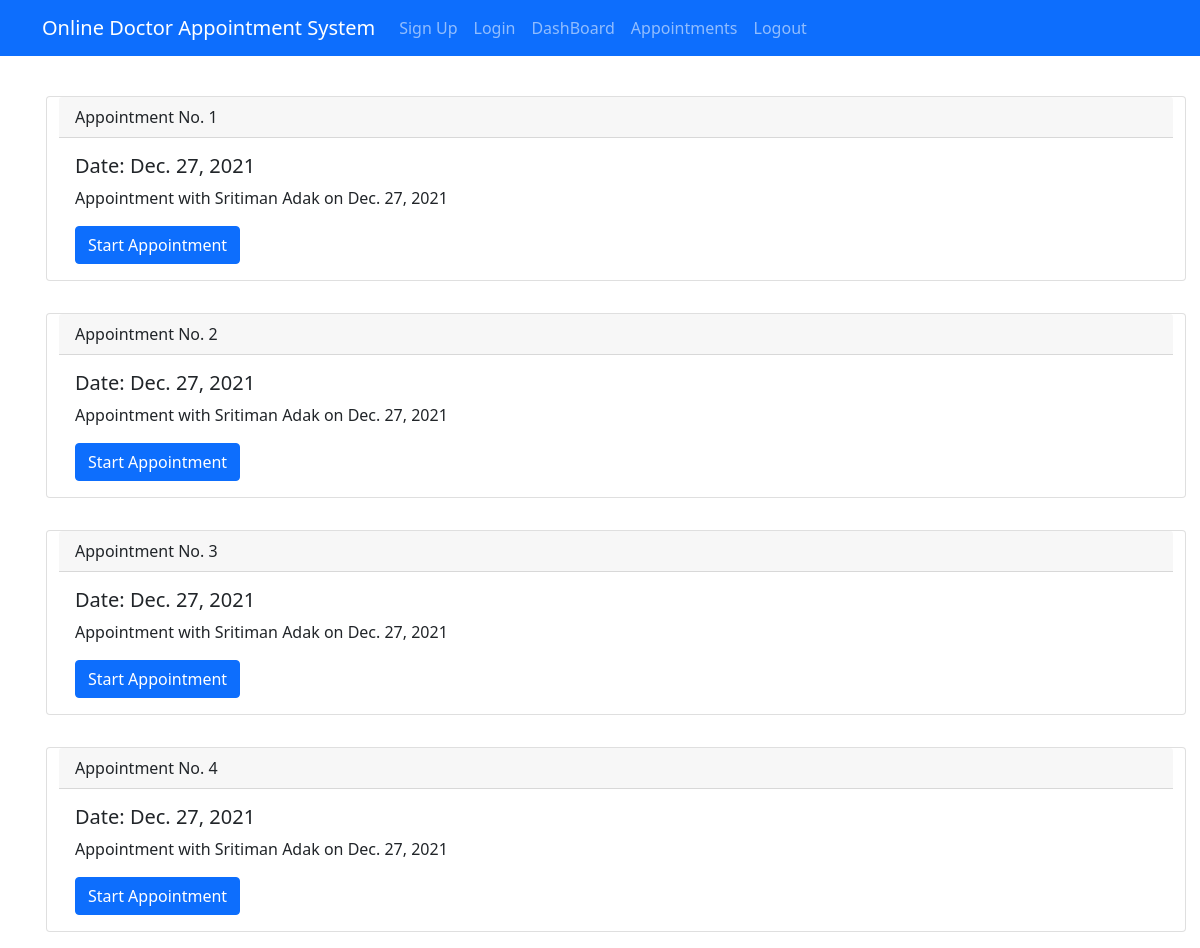
/appointments/doctor/ (signed in), run on the app's committed database.
### mainapp/models.py (models this page shows)
class Appointment(models.Model):
    STATUS = [
        ("finished","finished"),
        ("upcomming","upcomming"),
        ("ongoing","ongoing"),
    ]
    patient = models.ForeignKey(Patient, on_delete=models.CASCADE)
    doctor = models.ForeignKey(Doctor, on_delete=models.CASCADE)
    date = models.DateField(null=True, blank=True)
    time = models.TimeField(null=True, blank=True)
    date_time_start = models.DateTimeField(null=True, blank=True)
    date_time_end = models.DateTimeField(null=True, blank=True)
    status = models.CharField(null = True, blank = True, max_length=20, choices=STATUS)

### mainapp/views.py (the view)
# urls.py: path('appointments/doctor/',views.DoctorAppointmentPage, name="d_app"),
def DoctorAppointmentPage(request):
    appointments = Appointment.objects.filter(doctor = request.user)
    context = {
        'appointments': appointments,
    }
    return render(request,"doctor/doctor-appointment.html",context= context)

### templates/doctor/doctor-appointment.html
{% extends "doctor/base.html" %}
{% block content %}
<div class="container">
<div class="row mt-4">
{% for appointment in appointments %}
<div class="card m-3">
    <div class="card-header">
      Appointment No. {{appointment.id}}
    </div>
    <div class="card-body">
      <h5 class="card-title">Date: {{appointment.date}}</h5>
      <p class="card-text">Appointment with {{appointment.patient.first_name}} {{appointment.patient.last_name}} on {{appointment.date}}</p>
      <a href="{% url 'main-chat-view' appointment.id %}" class="btn btn-primary" target="_blank">Start Appointment</a>
    </div>
  </div>
{% endfor %}
</div>
</div>
{% endblock %}

### data on the page
Appointment: id "1", date "Dec. 27, 2021", patient.first_name "Sritiman", patient.last_name "Adak"
Appointment: id "2", date "Dec. 27, 2021", patient.first_name "Sritiman", patient.last_name "Adak"
Appointment: id "3", date "Dec. 27, 2021", patient.first_name "Sritiman", patient.last_name "Adak"
Appointment: id "4", date "Dec. 27, 2021", patient.first_name "Sritiman", patient.last_name "Adak"
